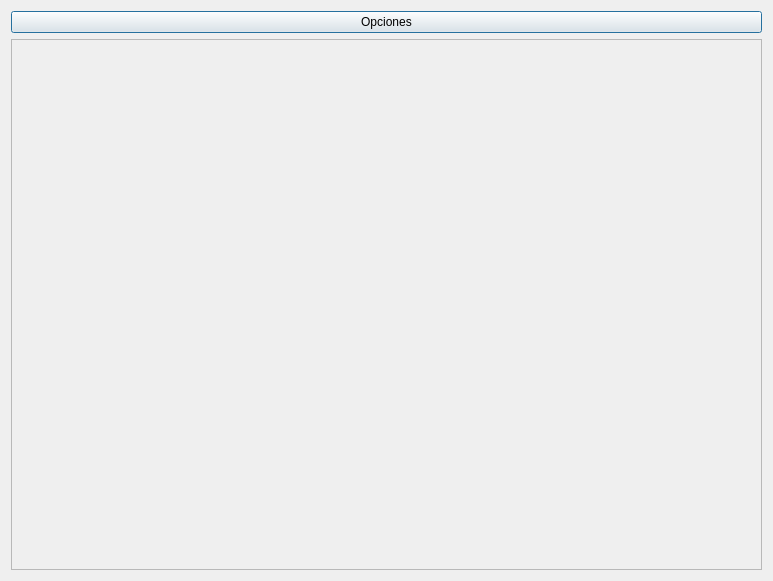
<?xml version="1.0" encoding="UTF-8"?>
<ui version="4.0">
 <class>Camera</class>
 <widget class="QDialog" name="Camera">
  <property name="geometry">
   <rect>
    <x>0</x>
    <y>0</y>
    <width>773</width>
    <height>581</height>
   </rect>
  </property>
  <property name="windowTitle">
   <string>Dialog</string>
  </property>
  <layout class="QGridLayout" name="gridLayout">
   <item row="0" column="0">
    <widget class="QPushButton" name="PB_opciones">
     <property name="text">
      <string>Opciones</string>
     </property>
    </widget>
   </item>
   <item row="1" column="0">
    <widget class="QScrollArea" name="scrollArea">
     <property name="widgetResizable">
      <bool>true</bool>
     </property>
     <widget class="QWidget" name="scrollAreaWidgetContents">
      <property name="geometry">
       <rect>
        <x>0</x>
        <y>0</y>
        <width>753</width>
        <height>532</height>
       </rect>
      </property>
     </widget>
    </widget>
   </item>
  </layout>
 </widget>
 <resources/>
 <connections/>
</ui>
